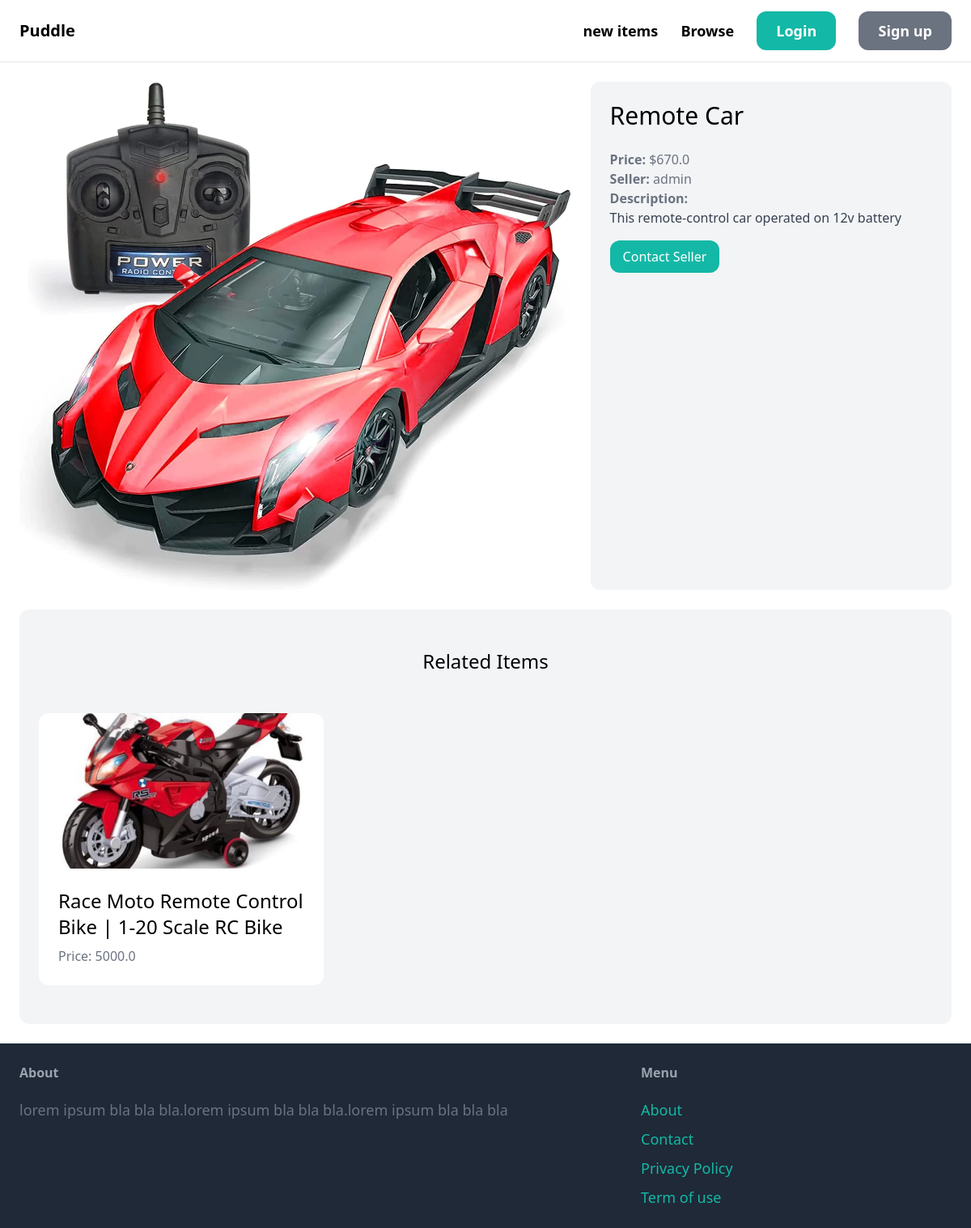
Page /items/1/ on the committed database.
### item/models.py (models this page shows)
class Item(models.Model):
    Category=models.ForeignKey(Category,related_name='item',on_delete=models.CASCADE)
    name=models.CharField(max_length=255)
    description=models.TextField(blank=True,null=True)
    price=models.FloatField()
    image=models.ImageField(upload_to='items_images',blank=True,null=True)
    is_sold=models.BooleanField(default=False)
    created_by=models.ForeignKey(User,related_name='item',on_delete=models.CASCADE)
    created_at=models.DateTimeField(auto_now_add=True)

### item/views.py (the view)
def detail(request, pk):
    item = get_object_or_404(Item, pk=pk)
    related_items=Item.objects.filter(Category=item.Category,is_sold=False).exclude(pk=pk)[0:3]
    return render(request, 'item/detail.html', {
        'item': item,
        'related_item':related_items,
    })

### item/templates/item/detail.html (shortened to what this page needs)
{% extends 'core/base.html' %}
{% block content %}
<div class="grid grid-cols-1 gap-6 md:grid-cols-5">
    <div class="md:col-span-3">
        <img src="{{ item.image.url }}" alt="{{ item.name }}" class="w-full h-auto rounded-xl object-cover">
    </div>
    <div class="md:col-span-2 p-6 bg-gray-100 rounded-xl">
        <h1 class="mb-6 text-3xl">{{ item.name }}</h1>
        <p class="text-gray-500"><strong>Price: </strong> ${{ item.price }}</p>
        <p class="text-gray-500"><strong>Seller: </strong> {{ item.created_by.username }}</p>
        <p class="text-gray-700">
            <strong class="text-gray-500">Description: </strong><br>
            {{ item.description }}
        </p>
        {% if request.user == item.created_by %}
            <div class="mt-6 p-6  bg-white rounded-xl">
                <p>This is your item.</p>
                <a href="{% url 'item:edit' item.id %}" class="inline-block mt-6 px-6 py-3 text-lg font-semibold bg-red-500 text-white rounded-xl">Edit Item</a>
                <a href="{% url 'item:delete' item.id %}" class="inline-block mt-6 px-6 py-3 text-lg font-semibold bg-red-500 text-white rounded-xl">Delete Item</a>
            </div>
        {% else %}
            <a href="#" class="inline-block mt-4 px-4 py-2 bg-teal-500 text-white rounded-xl hover:bg-teal-700">Contact Seller</a>
        {% endif %}
    </div>
</div>
<div class="mt-6 px-6 py-12 bg-gray-100 rounded-xl">
    <h2 class="mb-12 text-2xl text-center">Related Items</h2>
    <div class="grid grid-cols-1 md:grid-cols-3 gap-6">
        {% for item in related_item %}
        <a href="{% url 'item:detail' item.id %}" class="bg-white rounded-xl overflow-hidden hover:shadow-md transition h-full flex flex-col">
            <div class="h-48 bg-gray-200">
                {% if item.image %}
                <img src="{{item.image.url}}" class="w-full h-full object-cover">
                {% endif %}
            </div>
            <div class="p-6 flex flex-col gap-2">
                <h2 class="text-2xl">{{item.name}}</h2>
                <p class="text-gray-500">Price: {{item.price}}</p>
            </div>
        </a>
        {% endfor %}
    </div>
</div>
{% endblock %}

### rows in the picture
Item: image (picture), name "Remote Car", price "670.0", created_by.username "admin", description "This remote-control car operated on 12v battery"
Item: image (picture), name "Race Moto Remote Control Bike | 1-20 Scale RC Bike", price "5000.0"
